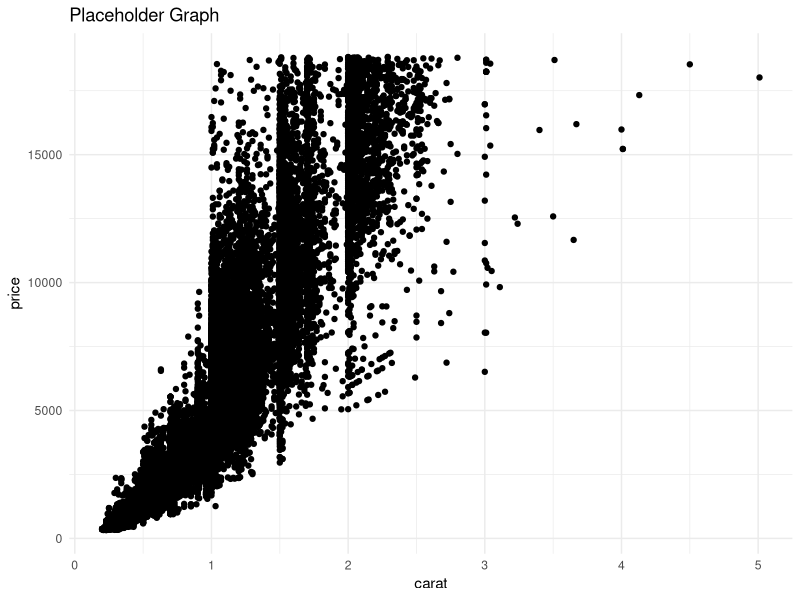

Write the R code that produced this figure.
## ---- chunk 1

library(tidyverse)

## ---- chunk 2

ggplot(diamonds, aes(x = carat, y = price)) +
    geom_point() +
    theme_minimal() +
    labs(title = "Placeholder Graph")

